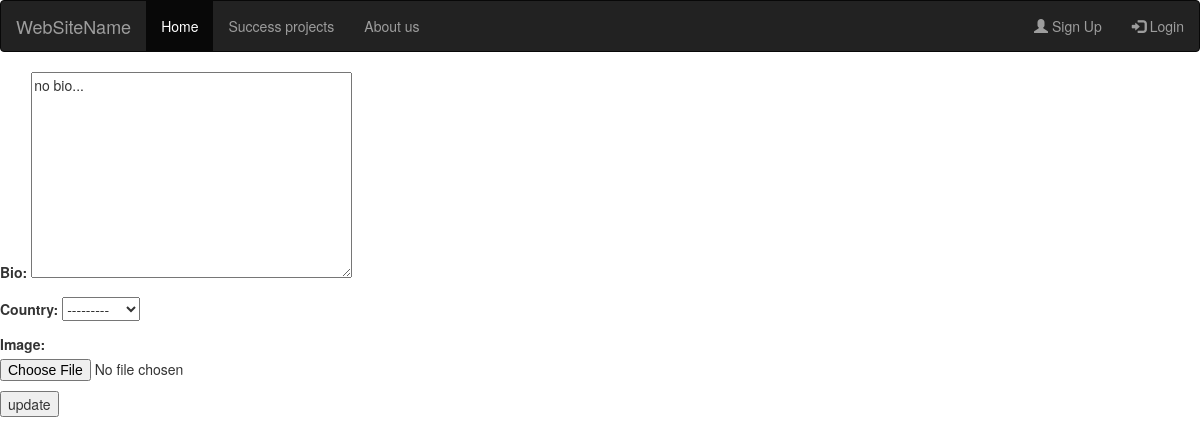
Before: /staffupdate/1 with the older database file.
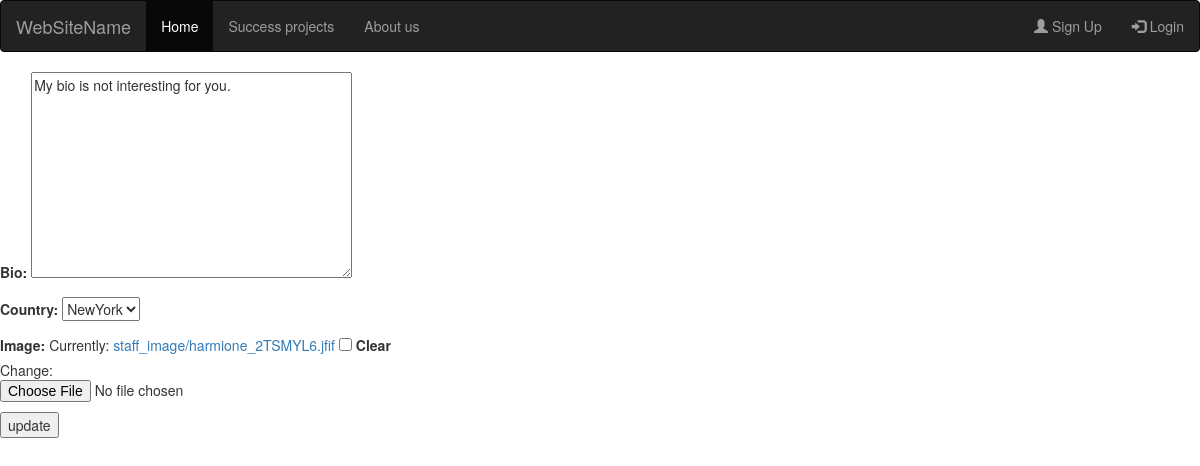
After: the same page with the newer database file.
### users/models.py (models this page shows, shortened)
class Staff(models.Model):
    user = models.OneToOneField(CustomUser, on_delete=models.CASCADE)
    bio = models.TextField(default="no bio...", max_length=400)
    country = models.CharField(max_length=50, blank=True, null=True, choices=COUNTRY)
    image = models.ImageField(upload_to='staff_image', blank=True, null=True)

### users/views.py (the view, shortened to what this page needs)
# urls.py: path('staffupdate/<int:pk>' , StaffUpdateWiew.as_view() , name='staffupdate' ),
class StaffUpdateWiew(UpdateView):
    model = Staff
    fields = ['bio' , 'country' , 'image']
    template_name = 'users/update.html'

### users/templates/users/update.html (shortened to what this page needs)
{% extends 'users/base.html' %}
{% block body %}
<form action="" method="post" enctype="multipart/form-data">
    {{ form.as_p }}
    <input type="submit" value="update">
</form>
{% endblock %}

Changed rows visible on the page:
changed Staff: bio "no bio..." → "My bio is not interesting for you."; country "---------" → "NewYork"
Other visible differences:
form field as_p: (not shown) → "☐"
text no longer shown: "Bio: Country: Image:"
text now shown: "Bio: Country: Image: Currently: staff_image/harmione_2TSMYL6.jfif Clear Change:"
